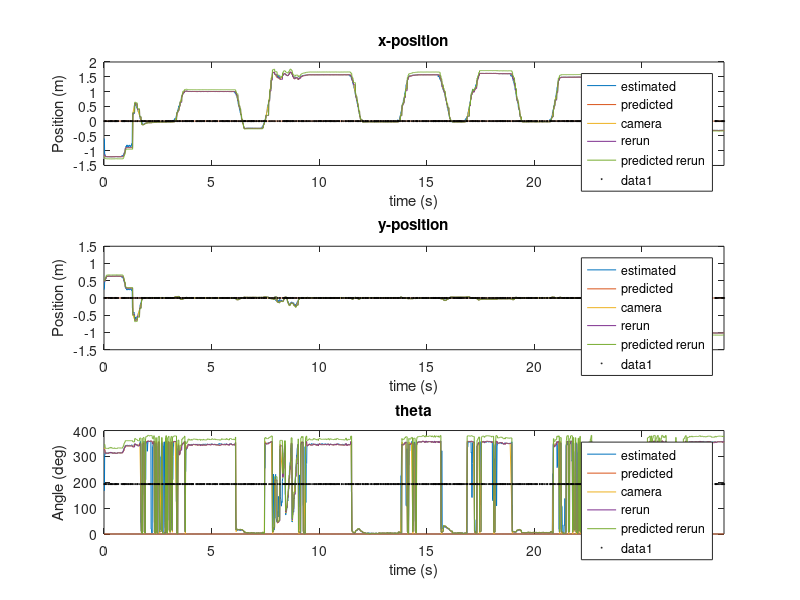

This figure's MATLAB source: (Note: this script raises an error after producing the figure.)
clear; clc
rerun = 0;
load('data/ally07_rerun.mat');

Tcamera=1/30;Tcontrol=1/100;
% cam_latency = 130E-3; % s
% update_type = 'SIMPLE';
% Q = diag([(5E-2)^2 (5E-2)^2 (10*pi/180)^2]);
% R = diag([ 0.001^2 0.001^2 (1*pi/180)^2 ]);
% save('bot_msg_data7.mat');

% How many samples are there?
N = length(bot.Xhat);

% Create a time vector
t = (0:N-1)*Tcontrol;

fprintf('Processing %f seconds of bot data.\r\n\r\n', N*Tcontrol);

% Initialize and unpackage
x = nonzeros([bot(:).VisionX]);
y = nonzeros([bot(:).VisionY]);
theta = nonzeros([bot(:).VisionTheta]);
x_t = find([bot(:).VisionX]~=0)*Tcontrol;
y_t = find([bot(:).VisionY]~=0)*Tcontrol;
theta_t = find([bot(:).VisionTheta]~=0)*Tcontrol;

xhat = [bot(:).Xhat];
yhat = [bot(:).Yhat];
thetahat = [bot(:).Thetahat];
vx = [bot(:).Vx];
vy = [bot(:).Vy];
w = [bot(:).W];
xhat_future = [bot(:).XhatFuture];
yhat_future = [bot(:).YhatFuture];
thetahat_future = [bot(:).ThetahatFuture];
corrections = nonzeros([bot(:).Correction]);
corrections_t = find([bot(:).Correction]==1)*Tcontrol;

% Create a shifted corrections to be at mean of x and y
% The '-1' is because they are initially Booleans
corrections_x = (corrections-1) + mean(xhat);
corrections_y = (corrections-1) + mean(yhat);
corrections_theta = (corrections-1) + mean(thetahat);

figure(1); clf;
ax(1) = subplot(311);
plot(t,xhat,t,xhat_future,x_t,x);
if rerun
    hold on;
    plot(t,xhat_rerun);
    plot(t,xhat_future_rerun);
    hold off
end
legend('estimated','predicted','camera','rerun','predicted rerun');
xlim([0 t(end)]);
title('x-position');
xlabel('time (s)');
ylabel('Position (m)');
hold on;
s = scatter(corrections_t,corrections_x, 'k');
set(s,'sizedata', .6);

% ax(2) = subplot(412);
% plot(t,vx);
% xlim([0 t(end)]);
% title('x-velocity');
% xlabel('time (s)');
% ylabel('Velocity (m/s)');

ax(3) = subplot(312);
plot(t,yhat,t,yhat_future,y_t,y);
if rerun
    hold on;
    plot(t,yhat_rerun);
    plot(t,yhat_future_rerun);
    hold off
end
legend('estimated','predicted','camera','rerun','predicted rerun');
xlim([0 t(end)]);
title('y-position');
xlabel('time (s)');
ylabel('Position (m)');
hold on;
s = scatter(corrections_t,corrections_y, 'k');
set(s,'sizedata', .6);

% ax(4) = subplot(414);
% plot(t,vy);
% xlim([0 t(end)]);
% title('y-velocity');
% xlabel('time (s)');
% ylabel('Velocity (m/s)');

ax(5) = subplot(313);
plot(t,thetahat,t,thetahat_future,theta_t,theta);
if rerun
    hold on;
    plot(t,thetahat_rerun);
    plot(t,thetahat_future_rerun);
    hold off
end
legend('estimated','predicted','camera','rerun','predicted rerun');
xlim([0 t(end)]);
title('theta');
xlabel('time (s)');
ylabel('Angle (deg)');
hold on;
s = scatter(corrections_t,corrections_theta, 'k');
set(s,'sizedata', .6);

linkaxes(ax(:), 'x');

% Plot the initial position